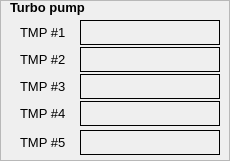
  <widget class="QFrame" name="frame_23" >
   <property name="geometry" >
    <rect>
     <x>870</x>
     <y>357</y>
     <width>230</width>
     <height>161</height>
    </rect>
   </property>
   <property name="frameShape" >
    <enum>QFrame::StyledPanel</enum>
   </property>
   <property name="frameShadow" >
    <enum>QFrame::Raised</enum>
   </property>
   <widget class="QLabel" name="lbTP_1" >
    <property name="geometry" >
     <rect>
      <x>20</x>
      <y>20</y>
      <width>60</width>
      <height>25</height>
     </rect>
    </property>
    <property name="font" >
     <font>
      <pointsize>10</pointsize>
     </font>
    </property>
    <property name="text" >
     <string>TMP #1</string>
    </property>
   </widget>
   <widget class="QLabel" name="lbTP_2" >
    <property name="geometry" >
     <rect>
      <x>20</x>
      <y>47</y>
      <width>60</width>
      <height>25</height>
     </rect>
    </property>
    <property name="font" >
     <font>
      <pointsize>10</pointsize>
     </font>
    </property>
    <property name="text" >
     <string>TMP #2</string>
    </property>
   </widget>
   <widget class="QLabel" name="lbTP_3" >
    <property name="geometry" >
     <rect>
      <x>20</x>
      <y>74</y>
      <width>60</width>
      <height>25</height>
     </rect>
    </property>
    <property name="font" >
     <font>
      <pointsize>10</pointsize>
     </font>
    </property>
    <property name="text" >
     <string>TMP #3</string>
    </property>
   </widget>
   <widget class="QLabel" name="lbTP" >
    <property name="geometry" >
     <rect>
      <x>10</x>
      <y>0</y>
      <width>200</width>
      <height>30</height>
     </rect>
    </property>
    <property name="font" >
     <font>
      <pointsize>10</pointsize>
      <weight>75</weight>
      <bold>true</bold>
     </font>
    </property>
    <property name="text" >
     <string>Turbo pump</string>
    </property>
    <property name="alignment" >
     <set>Qt::AlignLeading|Qt::AlignLeft|Qt::AlignTop</set>
    </property>
   </widget>
   <widget class="QLabel" name="lbTP_4" >
    <property name="geometry" >
     <rect>
      <x>20</x>
      <y>101</y>
      <width>60</width>
      <height>25</height>
     </rect>
    </property>
    <property name="font" >
     <font>
      <pointsize>10</pointsize>
     </font>
    </property>
    <property name="text" >
     <string>TMP #4</string>
    </property>
   </widget>
   <widget class="CADisplayer" name="cadpTP4_3" >
    <property name="geometry" >
     <rect>
      <x>10</x>
      <y>101</y>
      <width>30</width>
      <height>23</height>
     </rect>
    </property>
    <property name="nuformat" stdset="0" >
     <enum>CADisplayer::Integer</enum>
    </property>
    <property name="pvname" >
     <string>EC1_TMP4_STS_OPR</string>
    </property>
    <property name="lineWidth" stdset="0" >
     <number>1</number>
    </property>
    <property name="fillcol" stdset="0" >
     <color>
      <red>255</red>
      <green>255</green>
      <blue>0</blue>
     </color>
    </property>
   </widget>
   <widget class="CADisplayer" name="cadpTP1_3" >
    <property name="geometry" >
     <rect>
      <x>10</x>
      <y>20</y>
      <width>30</width>
      <height>23</height>
     </rect>
    </property>
    <property name="nuformat" stdset="0" >
     <enum>CADisplayer::Integer</enum>
    </property>
    <property name="pvname" >
     <string>EC1_TMP1_STS_OPR</string>
    </property>
    <property name="lineWidth" stdset="0" >
     <number>1</number>
    </property>
    <property name="fillcol" stdset="0" >
     <color>
      <red>255</red>
      <green>255</green>
      <blue>0</blue>
     </color>
    </property>
   </widget>
   <widget class="CADisplayer" name="cadpTP2_3" >
    <property name="geometry" >
     <rect>
      <x>10</x>
      <y>47</y>
      <width>30</width>
      <height>23</height>
     </rect>
    </property>
    <property name="nuformat" stdset="0" >
     <enum>CADisplayer::Integer</enum>
    </property>
    <property name="pvname" >
     <string>EC1_TMP2_STS_OPR</string>
    </property>
    <property name="lineWidth" stdset="0" >
     <number>1</number>
    </property>
    <property name="fillcol" stdset="0" >
     <color>
      <red>255</red>
      <green>255</green>
      <blue>0</blue>
     </color>
    </property>
   </widget>
   <widget class="CADisplayer" name="cadpTP3_3" >
    <property name="geometry" >
     <rect>
      <x>10</x>
      <y>74</y>
      <width>30</width>
      <height>23</height>
     </rect>
    </property>
    <property name="nuformat" stdset="0" >
     <enum>CADisplayer::Integer</enum>
    </property>
    <property name="pvname" >
     <string>EC1_TMP3_STS_OPR</string>
    </property>
    <property name="lineWidth" stdset="0" >
     <number>1</number>
    </property>
    <property name="fillcol" stdset="0" >
     <color>
      <red>255</red>
      <green>255</green>
      <blue>0</blue>
     </color>
    </property>
   </widget>
   <widget class="CALabel" name="calbTMP_1" >
    <property name="geometry" >
     <rect>
      <x>80</x>
      <y>20</y>
      <width>140</width>
      <height>25</height>
     </rect>
    </property>
    <property name="font" >
     <font>
      <weight>75</weight>
      <bold>true</bold>
     </font>
    </property>
    <property name="autoFillBackground" >
     <bool>true</bool>
    </property>
    <property name="frameShape" >
     <enum>QFrame::Box</enum>
    </property>
    <property name="alignment" >
     <set>Qt::AlignLeading|Qt::AlignLeft|Qt::AlignVCenter</set>
    </property>
    <property name="pvname" >
     <string/>
    </property>
   </widget>
   <widget class="CALabel" name="calbTMP_2" >
    <property name="geometry" >
     <rect>
      <x>80</x>
      <y>47</y>
      <width>140</width>
      <height>25</height>
     </rect>
    </property>
    <property name="font" >
     <font>
      <weight>75</weight>
      <bold>true</bold>
     </font>
    </property>
    <property name="autoFillBackground" >
     <bool>true</bool>
    </property>
    <property name="frameShape" >
     <enum>QFrame::Box</enum>
    </property>
    <property name="alignment" >
     <set>Qt::AlignLeading|Qt::AlignLeft|Qt::AlignVCenter</set>
    </property>
    <property name="pvname" >
     <string/>
    </property>
   </widget>
   <widget class="CALabel" name="calbTMP_3" >
    <property name="geometry" >
     <rect>
      <x>80</x>
      <y>74</y>
      <width>140</width>
      <height>25</height>
     </rect>
    </property>
    <property name="font" >
     <font>
      <weight>75</weight>
      <bold>true</bold>
     </font>
    </property>
    <property name="autoFillBackground" >
     <bool>true</bool>
    </property>
    <property name="frameShape" >
     <enum>QFrame::Box</enum>
    </property>
    <property name="alignment" >
     <set>Qt::AlignLeading|Qt::AlignLeft|Qt::AlignVCenter</set>
    </property>
    <property name="pvname" >
     <string/>
    </property>
   </widget>
   <widget class="CALabel" name="calbTMP_4" >
    <property name="geometry" >
     <rect>
      <x>80</x>
      <y>101</y>
      <width>140</width>
      <height>25</height>
     </rect>
    </property>
    <property name="font" >
     <font>
      <weight>75</weight>
      <bold>true</bold>
     </font>
    </property>
    <property name="autoFillBackground" >
     <bool>true</bool>
    </property>
    <property name="frameShape" >
     <enum>QFrame::Box</enum>
    </property>
    <property name="alignment" >
     <set>Qt::AlignLeading|Qt::AlignLeft|Qt::AlignVCenter</set>
    </property>
    <property name="pvname" >
     <string/>
    </property>
   </widget>
   <widget class="CADisplayer" name="cadpTP5_3" >
    <property name="geometry" >
     <rect>
      <x>10</x>
      <y>130</y>
      <width>30</width>
      <height>23</height>
     </rect>
    </property>
    <property name="nuformat" stdset="0" >
     <enum>CADisplayer::Integer</enum>
    </property>
    <property name="pvname" >
     <string>EC1_TMP5_STS_OPR</string>
    </property>
    <property name="lineWidth" stdset="0" >
     <number>1</number>
    </property>
    <property name="fillcol" stdset="0" >
     <color>
      <red>255</red>
      <green>255</green>
      <blue>0</blue>
     </color>
    </property>
   </widget>
   <widget class="CALabel" name="calbTMP_5" >
    <property name="geometry" >
     <rect>
      <x>80</x>
      <y>130</y>
      <width>140</width>
      <height>25</height>
     </rect>
    </property>
    <property name="font" >
     <font>
      <weight>75</weight>
      <bold>true</bold>
     </font>
    </property>
    <property name="autoFillBackground" >
     <bool>true</bool>
    </property>
    <property name="frameShape" >
     <enum>QFrame::Box</enum>
    </property>
    <property name="alignment" >
     <set>Qt::AlignLeading|Qt::AlignLeft|Qt::AlignVCenter</set>
    </property>
    <property name="pvname" >
     <string/>
    </property>
   </widget>
   <widget class="QLabel" name="lbTP_5" >
    <property name="geometry" >
     <rect>
      <x>20</x>
      <y>130</y>
      <width>60</width>
      <height>25</height>
     </rect>
    </property>
    <property name="font" >
     <font>
      <pointsize>10</pointsize>
     </font>
    </property>
    <property name="text" >
     <string>TMP #5</string>
    </property>
   </widget>
  </widget>
